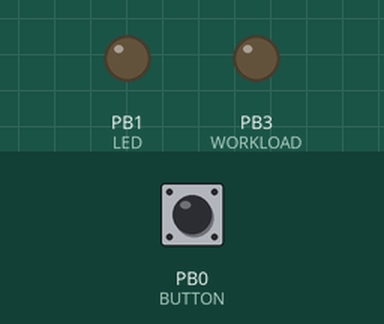
Simulated run of this sketch. Board: ATtiny85, built with avr-gcc and run on an emulated ATtiny85. Shown: output pins drawn as LEDs (lit = HIGH). The test bench sets the inputs (shaded band); at power-on: PB0 (BUTTON) LOW. Sleep ends after the set time or at an interrupt.

Above: at 17.1 s.
17.2 s: PB0 (BUTTON) pulled HIGH for 3 s
At 17.6 s:
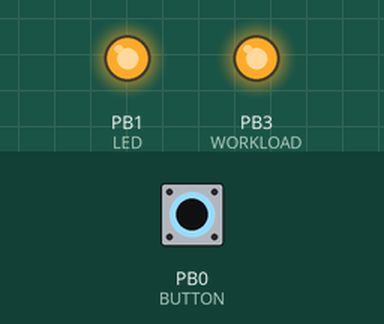
Timing chart, 0 to 21.7 s (numbered marks = the images above; inputs shaded):
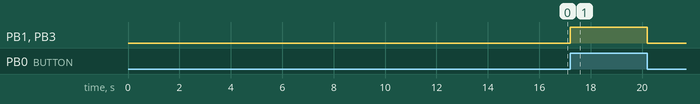

The sketch:

PolivDigispark.ino
```cpp
/*
  Name:    sprinkler.ino
  Created: 06.11.2018 22:41:02
  Author:  Ksiw
*/
//значени¤ и сна указываютс¤ кратно 4м секундам

#define LED 1          //нога светодиода
#define WORK 8      //сек качать воду
#define SLEEP 3600     //1 ед - 8 сек // 8ч
#define WORKLOAD 3    //пин насоса
#define BUTTON 0

#define adc_disable() (ADCSRA &= ~(1<<ADEN)) // disable ADC (before power-off)
//#define adc_enable()  (ADCSRA |=  (1<<ADEN)) // re-enable ADC

//#include <avr/power.h>
#include <avr/wdt.h>
#include <avr/sleep.h>
#include <avr/interrupt.h>
uint32_t  timerSLEEP = 0;
byte adcsra_save;

// Вектор (функция) прерывания PCINT, у ATtiny85 один порт (B), следовательно только один вектор PCINT

// Вектор (функция) прерывания PCINT, у ATtiny85 один порт (B), следовательно только один вектор PCINT
ISR(PCINT0_vect)
{
	delay(50);
	hand_Work();
}


void setup()
{
	adc_disable();
	pinMode(BUTTON, INPUT); // кнопка с подт¤гивающим резистором
	digitalWrite(BUTTON, LOW);

	pinMode(WORKLOAD, OUTPUT);
	pinMode(LED, OUTPUT);
}

void loop()
{
	digitalWrite(LED, HIGH);
	delay(2);
	//myWatchdogEnable(WDTO_15MS);  // засыпаем
	digitalWrite(LED, LOW);
	if (digitalRead(BUTTON))
		hand_Work();

	if (SLEEP <= timerSLEEP)
		func_Work();

	  /*wdt_enable(WDTO_8S);
		Возможные значения для константы
		WDTO_15MS    WDTO_30MS    WDTO_60MS    WDTO_120MS    WDTO_250MS    WDTO_500MS    WDTO_1S    WDTO_2S    WDTO_4S    WDTO_8S
	  */
	myWatchdogEnable(WDTO_8S);  // засыпаем на 8 секунд
	timerSLEEP++;
}
//--------------------------------------------------------------------------------------
// прерывание сторожевого таймера
ISR(WDT_vect)
{
	WDTCR |= _BV(WDIE);
}
//----------------------------------------------------------------------------------------
void myWatchdogEnable(const byte interval)
{
	GIMSK = _BV(PCIE); // Включить Pin Change прерывания
	PCMSK |= _BV(BUTTON); // PCINT3; включить если нет проблем с освещением или иначе нет шансов проснуться
	ADCSRA &= ~_BV(ADEN); // отключить ADC; уменьшает энергопотребление
	wdt_enable(interval); // установить таймер
	WDTCR |= _BV(WDIE); // включить прерывания от таймера; фикс для ATtiny85

	// Установить режим сна Power-down; MCUSR &= ~_BV(SM0); MCUSR |= _BV(SM1);
	set_sleep_mode(SLEEP_MODE_PWR_DOWN);
	sleep_enable(); // разрешить режим сна; MCUSR |= _BV(SE);
	sei(); // включить прерывания

	sleep_cpu(); // заснуть

	cli(); // отключить прерывания; для безопасного отключения PCINT3
	PCMSK &= ~_BV(BUTTON); // PCINT3; отключить
	sleep_disable(); // запретить режим сна; MCUSR &= ~_BV(SE);
	//ADCSRA |= _BV(ADEN); // включить ADC
	sei(); // включить прерывания; иначе таймеры не будут работать

	////noInterrupts();
	//wdt_reset();
	//wdt_enable(interval);
	//WDTCR |= _BV(WDIE);
	//adcsra_save = ADCSRA;
	//ADCSRA = 0;  // запрещаем работу ј÷ѕ
	//power_all_disable();   // выключаем все модули
	//set_sleep_mode(SLEEP_MODE_PWR_DOWN);   // устанавливаем режим сна
	//sleep_enable();
	////attachInterrupt(0, hand_Work, LOW);   // позвол¤ем заземлить pin 2 дл¤ выхода из сна
	//interrupts();
	//sleep_cpu();            // переходим в сон и ожидаем прерывание
	////detachInterrupt(0);     // останавливаем прерывание LOW
	//ADCSRA = adcsra_save;  // останавливаем понижение питани¤
	//power_all_enable();   // включаем все модули
}
//---------------------------------------------------------------------------------------------
void func_Work()
{
	digitalWrite(WORKLOAD, HIGH);
	digitalWrite(LED, HIGH);
	delay(WORK * 1000);

	digitalWrite(WORKLOAD, LOW);
	digitalWrite(LED, LOW);
	timerSLEEP = 0;
}

void hand_Work()
{
	wdt_disable();  // отключаем сторожевой таймер

	while (digitalRead(BUTTON))
	{
		digitalWrite(WORKLOAD, HIGH);
		digitalWrite(LED, HIGH);
		delay(100);
	}

	digitalWrite(WORKLOAD, LOW);
	digitalWrite(LED, LOW);
	timerSLEEP = 0;
	//myWatchdogEnable(WDTO_1S);
}
```

Measured:
- after the input at 17.2 s, PB1 (LED), PB3 (WORKLOAD): LOW → HIGH at once, → LOW 3.0 s later
